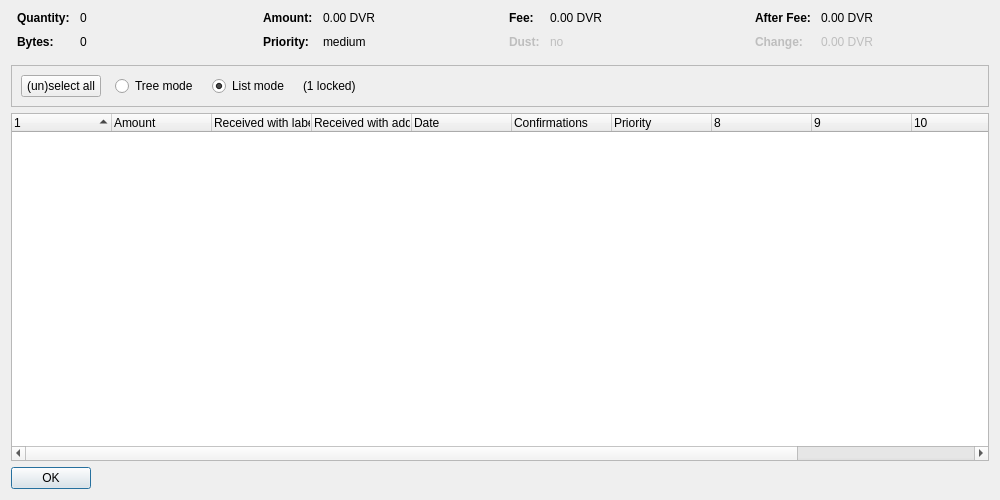
<?xml version="1.0" encoding="UTF-8"?>
<ui version="4.0">
 <class>CoinControlDialog</class>
 <widget class="QDialog" name="CoinControlDialog">
  <property name="geometry">
   <rect>
    <x>0</x>
    <y>0</y>
    <width>1000</width>
    <height>500</height>
   </rect>
  </property>
  <property name="windowTitle">
   <string>Coin Selection</string>
  </property>
  <layout class="QVBoxLayout" name="verticalLayout">
   <item>
    <layout class="QHBoxLayout" name="horizontalLayoutTop" stretch="0,0,0,0">
     <property name="topMargin">
      <number>0</number>
     </property>
     <property name="bottomMargin">
      <number>10</number>
     </property>
     <item>
      <layout class="QFormLayout" name="formLayoutCoinControl1">
       <property name="horizontalSpacing">
        <number>10</number>
       </property>
       <property name="verticalSpacing">
        <number>10</number>
       </property>
       <property name="leftMargin">
        <number>6</number>
       </property>
       <property name="rightMargin">
        <number>6</number>
       </property>
       <item row="0" column="0">
        <widget class="QLabel" name="labelCoinControlQuantityText">
         <property name="font">
          <font>
           <weight>75</weight>
           <bold>true</bold>
          </font>
         </property>
         <property name="text">
          <string>Quantity:</string>
         </property>
        </widget>
       </item>
       <item row="0" column="1">
        <widget class="QLabel" name="labelCoinControlQuantity">
         <property name="cursor">
          <cursorShape>IBeamCursor</cursorShape>
         </property>
         <property name="contextMenuPolicy">
          <enum>Qt::ActionsContextMenu</enum>
         </property>
         <property name="text">
          <string notr="true">0</string>
         </property>
         <property name="textInteractionFlags">
          <set>Qt::LinksAccessibleByMouse|Qt::TextSelectableByKeyboard|Qt::TextSelectableByMouse</set>
         </property>
        </widget>
       </item>
       <item row="1" column="0">
        <widget class="QLabel" name="labelCoinControlBytesText">
         <property name="font">
          <font>
           <weight>75</weight>
           <bold>true</bold>
          </font>
         </property>
         <property name="text">
          <string>Bytes:</string>
         </property>
        </widget>
       </item>
       <item row="1" column="1">
        <widget class="QLabel" name="labelCoinControlBytes">
         <property name="cursor">
          <cursorShape>IBeamCursor</cursorShape>
         </property>
         <property name="contextMenuPolicy">
          <enum>Qt::ActionsContextMenu</enum>
         </property>
         <property name="text">
          <string notr="true">0</string>
         </property>
         <property name="textInteractionFlags">
          <set>Qt::LinksAccessibleByMouse|Qt::TextSelectableByKeyboard|Qt::TextSelectableByMouse</set>
         </property>
        </widget>
       </item>
      </layout>
     </item>
     <item>
      <layout class="QFormLayout" name="formLayoutCoinControl2">
       <property name="horizontalSpacing">
        <number>10</number>
       </property>
       <property name="verticalSpacing">
        <number>10</number>
       </property>
       <property name="leftMargin">
        <number>6</number>
       </property>
       <property name="rightMargin">
        <number>6</number>
       </property>
       <item row="0" column="0">
        <widget class="QLabel" name="labelCoinControlAmountText">
         <property name="font">
          <font>
           <weight>75</weight>
           <bold>true</bold>
          </font>
         </property>
         <property name="text">
          <string>Amount:</string>
         </property>
        </widget>
       </item>
       <item row="0" column="1">
        <widget class="QLabel" name="labelCoinControlAmount">
         <property name="cursor">
          <cursorShape>IBeamCursor</cursorShape>
         </property>
         <property name="contextMenuPolicy">
          <enum>Qt::ActionsContextMenu</enum>
         </property>
         <property name="text">
          <string notr="true">0.00 DVR</string>
         </property>
         <property name="textInteractionFlags">
          <set>Qt::LinksAccessibleByMouse|Qt::TextSelectableByKeyboard|Qt::TextSelectableByMouse</set>
         </property>
        </widget>
       </item>
       <item row="1" column="0">
        <widget class="QLabel" name="labelCoinControlPriorityText">
         <property name="font">
          <font>
           <weight>75</weight>
           <bold>true</bold>
          </font>
         </property>
         <property name="text">
          <string>Priority:</string>
         </property>
        </widget>
       </item>
       <item row="1" column="1">
        <widget class="QLabel" name="labelCoinControlPriority">
         <property name="cursor">
          <cursorShape>IBeamCursor</cursorShape>
         </property>
         <property name="contextMenuPolicy">
          <enum>Qt::ActionsContextMenu</enum>
         </property>
         <property name="text">
          <string notr="true">medium</string>
         </property>
         <property name="textInteractionFlags">
          <set>Qt::LinksAccessibleByMouse|Qt::TextSelectableByKeyboard|Qt::TextSelectableByMouse</set>
         </property>
        </widget>
       </item>
      </layout>
     </item>
     <item>
      <layout class="QFormLayout" name="formLayoutCoinControl3">
       <property name="horizontalSpacing">
        <number>10</number>
       </property>
       <property name="verticalSpacing">
        <number>10</number>
       </property>
       <property name="leftMargin">
        <number>6</number>
       </property>
       <property name="rightMargin">
        <number>6</number>
       </property>
       <item row="0" column="0">
        <widget class="QLabel" name="labelCoinControlFeeText">
         <property name="font">
          <font>
           <weight>75</weight>
           <bold>true</bold>
          </font>
         </property>
         <property name="text">
          <string>Fee:</string>
         </property>
        </widget>
       </item>
       <item row="0" column="1">
        <widget class="QLabel" name="labelCoinControlFee">
         <property name="cursor">
          <cursorShape>IBeamCursor</cursorShape>
         </property>
         <property name="contextMenuPolicy">
          <enum>Qt::ActionsContextMenu</enum>
         </property>
         <property name="text">
          <string notr="true">0.00 DVR</string>
         </property>
         <property name="textInteractionFlags">
          <set>Qt::LinksAccessibleByMouse|Qt::TextSelectableByKeyboard|Qt::TextSelectableByMouse</set>
         </property>
        </widget>
       </item>
       <item row="1" column="0">
        <widget class="QLabel" name="labelCoinControlLowOutputText">
         <property name="enabled">
          <bool>false</bool>
         </property>
         <property name="font">
          <font>
           <weight>75</weight>
           <bold>true</bold>
          </font>
         </property>
         <property name="text">
          <string>Dust:</string>
         </property>
        </widget>
       </item>
       <item row="1" column="1">
        <widget class="QLabel" name="labelCoinControlLowOutput">
         <property name="enabled">
          <bool>false</bool>
         </property>
         <property name="cursor">
          <cursorShape>IBeamCursor</cursorShape>
         </property>
         <property name="contextMenuPolicy">
          <enum>Qt::ActionsContextMenu</enum>
         </property>
         <property name="text">
          <string notr="true">no</string>
         </property>
         <property name="textInteractionFlags">
          <set>Qt::LinksAccessibleByMouse|Qt::TextSelectableByKeyboard|Qt::TextSelectableByMouse</set>
         </property>
        </widget>
       </item>
      </layout>
     </item>
     <item>
      <layout class="QFormLayout" name="formLayoutCoinControl4">
       <property name="horizontalSpacing">
        <number>10</number>
       </property>
       <property name="verticalSpacing">
        <number>10</number>
       </property>
       <property name="leftMargin">
        <number>6</number>
       </property>
       <property name="rightMargin">
        <number>6</number>
       </property>
       <item row="0" column="0">
        <widget class="QLabel" name="labelCoinControlAfterFeeText">
         <property name="font">
          <font>
           <weight>75</weight>
           <bold>true</bold>
          </font>
         </property>
         <property name="text">
          <string>After Fee:</string>
         </property>
        </widget>
       </item>
       <item row="0" column="1">
        <widget class="QLabel" name="labelCoinControlAfterFee">
         <property name="cursor">
          <cursorShape>IBeamCursor</cursorShape>
         </property>
         <property name="contextMenuPolicy">
          <enum>Qt::ActionsContextMenu</enum>
         </property>
         <property name="text">
          <string notr="true">0.00 DVR</string>
         </property>
         <property name="textInteractionFlags">
          <set>Qt::LinksAccessibleByMouse|Qt::TextSelectableByKeyboard|Qt::TextSelectableByMouse</set>
         </property>
        </widget>
       </item>
       <item row="1" column="0">
        <widget class="QLabel" name="labelCoinControlChangeText">
         <property name="enabled">
          <bool>false</bool>
         </property>
         <property name="font">
          <font>
           <weight>75</weight>
           <bold>true</bold>
          </font>
         </property>
         <property name="text">
          <string>Change:</string>
         </property>
        </widget>
       </item>
       <item row="1" column="1">
        <widget class="QLabel" name="labelCoinControlChange">
         <property name="enabled">
          <bool>false</bool>
         </property>
         <property name="cursor">
          <cursorShape>IBeamCursor</cursorShape>
         </property>
         <property name="contextMenuPolicy">
          <enum>Qt::ActionsContextMenu</enum>
         </property>
         <property name="text">
          <string notr="true">0.00 DVR</string>
         </property>
         <property name="textInteractionFlags">
          <set>Qt::LinksAccessibleByMouse|Qt::TextSelectableByKeyboard|Qt::TextSelectableByMouse</set>
         </property>
        </widget>
       </item>
      </layout>
     </item>
    </layout>
   </item>
   <item>
    <widget class="QFrame" name="frame">
     <property name="minimumSize">
      <size>
       <width>0</width>
       <height>40</height>
      </size>
     </property>
     <property name="frameShape">
      <enum>QFrame::StyledPanel</enum>
     </property>
     <property name="frameShadow">
      <enum>QFrame::Sunken</enum>
     </property>
     <layout class="QHBoxLayout" name="horizontalLayout">
      <item>
       <layout class="QHBoxLayout" name="horizontalLayoutPanel" stretch="0,0,0,0,0">
        <property name="spacing">
         <number>14</number>
        </property>
        <item>
         <widget class="QPushButton" name="pushButtonSelectAll">
          <property name="sizePolicy">
           <sizepolicy hsizetype="Maximum" vsizetype="Fixed">
            <horstretch>0</horstretch>
            <verstretch>0</verstretch>
           </sizepolicy>
          </property>
          <property name="text">
           <string>(un)select all</string>
          </property>
          <property name="autoDefault">
           <bool>false</bool>
          </property>
         </widget>
        </item>
        <item>
         <widget class="QRadioButton" name="radioTreeMode">
          <property name="sizePolicy">
           <sizepolicy hsizetype="Maximum" vsizetype="Fixed">
            <horstretch>0</horstretch>
            <verstretch>0</verstretch>
           </sizepolicy>
          </property>
          <property name="text">
           <string>Tree mode</string>
          </property>
         </widget>
        </item>
        <item>
         <widget class="QRadioButton" name="radioListMode">
          <property name="sizePolicy">
           <sizepolicy hsizetype="Maximum" vsizetype="Fixed">
            <horstretch>0</horstretch>
            <verstretch>0</verstretch>
           </sizepolicy>
          </property>
          <property name="text">
           <string>List mode</string>
          </property>
          <property name="checked">
           <bool>true</bool>
          </property>
         </widget>
        </item>
        <item>
         <widget class="QLabel" name="labelLocked">
          <property name="text">
           <string notr="true">(1 locked)</string>
          </property>
         </widget>
        </item>
        <item>
         <spacer name="horizontalSpacer">
          <property name="orientation">
           <enum>Qt::Horizontal</enum>
          </property>
          <property name="sizeHint" stdset="0">
           <size>
            <width>40</width>
            <height>20</height>
           </size>
          </property>
         </spacer>
        </item>
       </layout>
      </item>
     </layout>
    </widget>
   </item>
   <item>
    <widget class="CoinControlTreeWidget" name="treeWidget">
     <property name="contextMenuPolicy">
      <enum>Qt::CustomContextMenu</enum>
     </property>
     <property name="sortingEnabled">
      <bool>false</bool>
     </property>
     <property name="columnCount">
      <number>12</number>
     </property>
     <attribute name="headerShowSortIndicator" stdset="0">
      <bool>true</bool>
     </attribute>
     <attribute name="headerStretchLastSection">
      <bool>false</bool>
     </attribute>
     <column>
      <property name="text">
       <string/>
      </property>
     </column>
     <column>
      <property name="text">
       <string>Amount</string>
      </property>
     </column>
     <column>
      <property name="text">
       <string>Received with label</string>
      </property>
     </column>
     <column>
      <property name="text">
       <string>Received with address</string>
      </property>
     </column>
     <column>
      <property name="text">
       <string>Date</string>
      </property>
     </column>
     <column>
      <property name="text">
       <string>Confirmations</string>
      </property>
      <property name="toolTip">
       <string>Confirmed</string>
      </property>
     </column>
     <column>
      <property name="text">
       <string>Priority</string>
      </property>
     </column>
     <column>
      <property name="text">
       <string/>
      </property>
     </column>
     <column>
      <property name="text">
       <string/>
      </property>
     </column>
     <column>
      <property name="text">
       <string/>
      </property>
     </column>
     <column>
      <property name="text">
       <string/>
      </property>
     </column>
     <column>
      <property name="text">
       <string/>
      </property>
     </column>
    </widget>
   </item>
   <item>
    <widget class="QDialogButtonBox" name="buttonBox">
     <property name="sizePolicy">
      <sizepolicy hsizetype="Maximum" vsizetype="Fixed">
       <horstretch>0</horstretch>
       <verstretch>0</verstretch>
      </sizepolicy>
     </property>
     <property name="orientation">
      <enum>Qt::Horizontal</enum>
     </property>
     <property name="standardButtons">
      <set>QDialogButtonBox::Ok</set>
     </property>
    </widget>
   </item>
  </layout>
 </widget>
 <customwidgets>
  <customwidget>
   <class>CoinControlTreeWidget</class>
   <extends>QTreeWidget</extends>
   <header>coincontroltreewidget.h</header>
  </customwidget>
 </customwidgets>
 <resources/>
 <connections/>
</ui>
